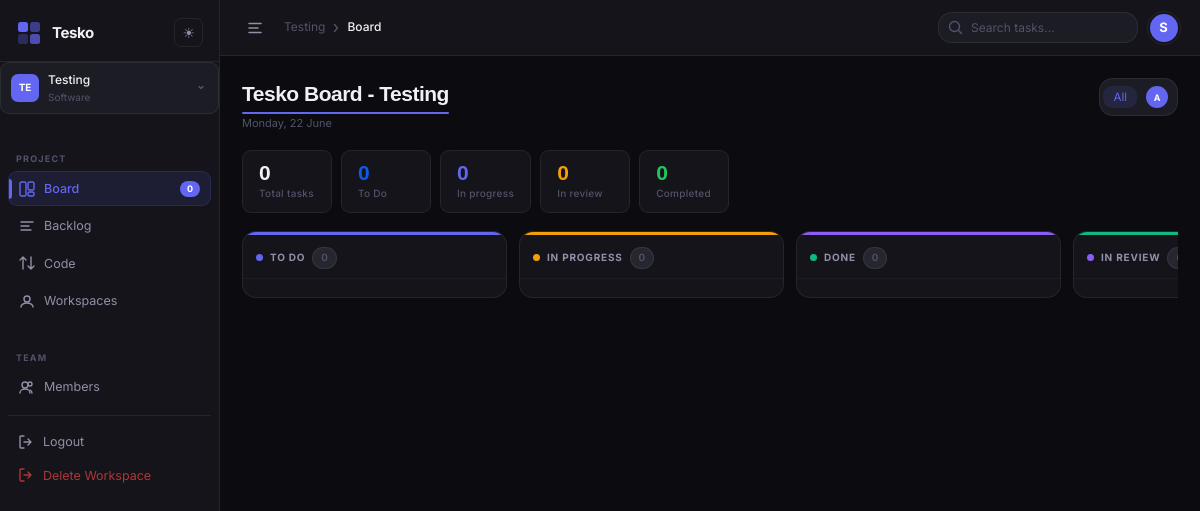
The page /app/ (signed in) on the database its author committed.
### projects/models.py (models this page shows, shortened)
class Workspace(models.Model):
    workspaceName = models.CharField(max_length=50)
    typeofspace = [
        ('software', 'Software'),
        ('design', 'Design'),
        ('marketing', 'Marketing'),
        ('personal', 'Personal')
    ]
    typeofws = models.CharField(choices=typeofspace, max_length=50, default='software')
    creator = models.ForeignKey(User, on_delete=models.CASCADE, related_name='created_workspaces', null=True, blank=True)
    lead = models.ForeignKey(User, on_delete=models.SET_NULL, related_name='led_workspaces', null=True, blank=True)
    members = models.ManyToManyField(User, related_name='workspaces', blank=True)
    invite_code = models.CharField(max_length=8, unique=True, editable=False, blank=True)
    created_at = models.DateTimeField(auto_now_add=True, null=True)

### projects/views.py (the view, shortened to what this page needs)
# urls.py: path('app/', board_view, name='home'),
@login_required
def board_view(request):
    workspace = workspace_for_request(request)
    if not workspace:
        return redirect('onboard')
    create_form = CreateTaskForm(
        request.POST or None,
        workspace=workspace
    )
    users = workspace.members.all()
    tasks = createTask.objects.filter(workspace=workspace,in_backlog=False)
    Workspaces = workspaces_for_user(request.user)
    due_date = createTask.objects.filter(due_date__isnull=False)
    return render(request, 'home.html', {
        'workspace': workspace,
        'Workspaces': Workspaces,
        'create_form': create_form,
        'edit_form': EditTaskForm(workspace=workspace),
        'users': users,
        'todo_tasks': tasks.filter(status='todo'),
        'in_progress_tasks': tasks.filter(status='in_progress'),
        'done_tasks': tasks.filter(status='done'),
        'in_review_tasks': tasks.filter(status='in_review'),
        'total_tasks': tasks,
        'todo_count': tasks.filter(status='todo').count(),
        'in_progress_count': tasks.filter(status='in_progress').count(),
        'done_count': tasks.filter(status='done').count(),
        'in_review_count': tasks.filter(status='in_review').count(),
        'due_date':due_date,
        'can_manage_workspace': can_manage_workspace(request.user, workspace),
        'can_set_lead': is_workspace_creator(request.user, workspace),
        'can_manage_workspace': can_manage_workspace(request.user, workspace),
    })

### projects/forms.py
class CreateTaskForm(forms.ModelForm):
    class Meta:
        model = createTask
        exclude = ['workspace']
    def __init__(self, *args, workspace=None, **kwargs):
        super().__init__(*args, **kwargs)
        if workspace:
            self.fields['assignee'].queryset = workspace.members.all()
        else:
            self.fields['assignee'].queryset = User.objects.filter(is_active=True)
        self.fields['assignee'].label_from_instance = lambda obj: f"{obj.first_name or obj.username} ({(obj.first_name or obj.username)[:1]})"

class EditTaskForm(forms.ModelForm):
    class Meta:
        model = createTask
        fields = ['title', 'status', 'type', 'priority', 'assignee', 'description', 'due_date', 'estimate']
        widgets = {
            'status': forms.Select(attrs={
                'class': 'modal-select'
            }),
            'type': forms.Select(attrs={
                'class': 'modal-select'
            }),
            'assignee': forms.Select(attrs={
                'class': 'modal-select'
            }),
            'description': forms.Textarea(attrs={
                'class': 'modal-textarea',
                'placeholder': 'Add a description...',
                'rows': 4
            }),
        }
    def __init__(self, *args, workspace=None, **kwargs):
        super().__init__(*args, **kwargs)
        if workspace:
            self.fields['assignee'].queryset = workspace.members.all()
        else:
            self.fields['assignee'].queryset = User.objects.filter(is_active=True)
        self.fields['assignee'].label_from_instance = lambda obj: f"{obj.first_name or obj.username} ({(obj.first_name or obj.username)[:1]})"

### projects/context_processors.py (called while the page is built)
def is_superior_user(user):
    return user.is_authenticated and (user.is_staff or user.is_superuser)

def current_workspace(request):
    if not request.user.is_authenticated:
        return {}
    workspace_id = request.session.get('workspace_id')
    workspace = None
    if workspace_id:
        try:
            if is_superior_user(request.user):
                workspace = Workspace.objects.get(id=workspace_id)
            else:
                workspace = Workspace.objects.get(id=workspace_id, members=request.user)
        except Workspace.DoesNotExist:
            request.session.pop('workspace_id', None)
    return {'current_workspace': workspace}

### projects/views.py (called while the page is built)
def is_superior_user(user):
    return user.is_authenticated and (user.is_staff or user.is_superuser)

### projects/templates/home.html (shortened to what this page needs)
{% load static %}
<!DOCTYPE html>
<html lang="en">
<head>
<link rel="stylesheet" href="{% static 'css/home.css' %}">
</head>
<body>
<div class="app-shell">
  <aside class="sidebar" id="sidebar">
    <div class="brand">
        <div class="brand-icon">
        </div>
        <div class="brand-right">
            <span class="brand-name">Tesko</span>
            <button class="theme-icon-btn" onclick="toggleTheme()" id="themeBtn"></button>
        </div>
    </div>
    <div class="ws-wrapper">
    <div class="workspace-pill" id="wsPill">
        <div class="ws-icon">
            {{ workspace.workspaceName|slice:":2"|upper }}
        </div>
        <div class="ws-meta">
            <span class="ws-name">{{ workspace.workspaceName }}</span>
            <span class="ws-type">{{ workspace.get_typeofws_display }}</span>
        </div>
        <svg class="ws-chevron" width="14" height="14" viewBox="0 0 14 14" fill="none">
            <path d="M5 5.5L7 7.5L9 5.5" stroke="currentColor" stroke-width="1.5" stroke-linecap="round"/>
        </svg>
    </div>
    <nav class="sidebar-nav">
      <div class="nav-section-label">PROJECT</div>
      <a class="nav-item active">
        Board
        <span class="nav-badge">{{total_tasks.count}}</span>
      </a>
      <a href="{% url 'backlog' %}" class="nav-item">
        <svg width="16" height="16" viewBox="0 0 16 16" fill="none"><path d="M2 4h12M2 8h8M2 12h10" stroke="currentColor" stroke-width="1.4" stroke-linecap="round"/></svg>
        Backlog
      </a>
      <a href="{%url 'code' %}" class="nav-item">
        <svg width="16" height="16" viewBox="0 0 16 16" fill="none"><path d="M4 2v12M4 2l3 3M4 2L1 5M12 14V2M12 14l-3-3M12 14l3-3" stroke="currentColor" stroke-width="1.4" stroke-linecap="round" stroke-linejoin="round"/></svg>
        Code
      </a>
      <a href="{% url 'onboard' %}" class="nav-item">
        <svg width="16" height="16" viewBox="0 0 16 16" fill="none"><circle cx="8" cy="6" r="3" stroke="currentColor" stroke-width="1.4"/><path d="M2 14c0-2.2 2.7-4 6-4s6 1.8 6 4" stroke="currentColor" stroke-width="1.4" stroke-linecap="round"/></svg>
        Workspaces
      </a>
      <div class="nav-section-label" style="margin-top:20px">TEAM</div>
      <a href="{%url 'members' %}" class="nav-item">
        Members
      </a>
      <div class="nav-divider"></div>
      {% if request.user.is_authenticated %}
      <a href="{% url 'logout' %}" class="nav-item nav-logout">
        <svg width="16" height="16" viewBox="0 0 16 16" fill="none"><path d="M6 2H3a1 1 0 00-1 1v10a1 1 0 001 1h3M10 11l3-3-3-3M13 8H6" stroke="currentColor" stroke-width="1.4" stroke-linecap="round" stroke-linejoin="round"/></svg>
        Logout
      </a>
      {% if can_set_lead %}
        <form method="POST" action="{% url 'delete_workspace' workspace.id %}" class="nav-logout-form">
          <button type="submit" class="nav-item nav-delete">
            <svg width="16" height="16" viewBox="0 0 16 16" fill="none">
              <path d="M6 2H3a1 1 0 00-1 1v10a1 1 0 001 1h3M10 11l3-3-3-3M13 8H6" stroke="currentColor" stroke-width="1.4" stroke-linecap="round" stroke-linejoin="round"/>
            </svg>
            Delete Workspace</button>
        </form>
      {% endif %}
      {% endif %}
    </nav>
  </aside>
  <div class="main-wrap">
    <header class="topbar">
      <button class="sidebar-toggle" id="sidebarToggle" aria-label="Toggle Sidebar" onclick="document.getElementById('sidebar').classList.toggle('collapsed')">
        <svg width="18" height="18" viewBox="0 0 24 24" fill="none">
          <path d="M4 6H20M4 12H16M4 18H20"
                stroke="currentColor"
                stroke-width="2"
                stroke-linecap="round"/>
        </svg>
      </button>
      <div class="breadcrumbs">
        <span>{{ workspace.workspaceName }}</span>
        <svg width="12" height="12" viewBox="0 0 12 12" fill="none"><path d="M4.5 2.5L7.5 6 4.5 9.5" stroke="currentColor" stroke-width="1.4" stroke-linecap="round"/></svg>
        <span class="bc-active">Board</span>
      </div>
      <div class="topbar-right">
        <div class="search-wrap">
          <input type="text" class="search-input" placeholder="Search tasks…" id="searchInput" oninput="filterCards(this.value)">
        </div>
        {% if request.user.is_authenticated %}
          <div class="avatar-group" style="position: relative;">
            <div class="profile-logo" id="avatarBtn" style="cursor: pointer;">
              <a href="{% url 'profile' %}" style="color: inherit; text-decoration: none;">{{ request.user.username|slice:":1"|upper }}</a>
            </div>
          </div>
        {% endif %}
      </div>
    </header>
    <main class="board-main">
      <div class="board-head">
      <div>
        <h1 class="board-title">Tesko Board - {{ workspace.workspaceName|title }}</h1>
        <p class="board-subtitle">
          {% now "l, d F" %}
        </p>
      </div>
      <div class="board-head-actions">
        <div class="filter-group">
          <button class="filter-btn active-filter"
                  data-tooltip="All Members"
                  onclick="filterByAssignee(event,'all','All Members')">All</button>
          {% for user in users %}
            {% if forloop.counter <= 3 %}
              <button class="filter-btn av-btn"
                      data-tooltip="{{ user.get_full_name|default:user.username }}"
                      onclick="filterByAssignee(event,'{{ user.id }}','{{ user.get_full_name|default:user.username }}')">
                <span class="av-mini">{{ user.username|slice:':1'|upper }}</span>
              </button>
            {% endif %}
          {% endfor %}
        </div>
      </div>
    </div>
      <div class="stats-row">
        <div class="stat-card">
          <span class="stat-val count-total">{{ total_tasks|length }}</span>
          <span class="stat-label">Total tasks</span>
        </div>
        <div class="stat-card">
          <span class="stat-val count-todo" style="color:#0f59eb">{{ todo_count }}</span>
          <span class="stat-label">To Do</span>
        </div>
        <div class="stat-card">
          <span class="stat-val count-progress" style="color:var(--accent)">{{ in_progress_count }}</span>
          <span class="stat-label">In progress</span>
        </div>
        <div class="stat-card">
          <span class="stat-val count-review" style="color:#f59e0b">{{in_review_count}}</span>
          <span class="stat-label">In review</span>
        </div>
        <div class="stat-card">
          <span class="stat-val count-done" style="color:#22c55e">{{done_count}}</span>
          <span class="stat-label">Completed</span>
        </div>
      </div>
      <div class="kanban-wrap" id="boardView">
        <div class="kanban-board" id="kanbanBoard">
          <div class="kanban-col" id="col-todo"
               ondragover="event.preventDefault()"
               {% if can_manage_workspace %}ondrop="drop(event,'todo')"{% endif %}>
            <div class="col-header">
              <div class="col-header-left">
                <span class="col-dot dot-todo"></span>
                <span class="col-title">To Do</span>
                <span class="col-count badge-todo" id="count-todo">{{ todo_tasks|length }}</span>
              </div>
            </div>
            <div class="col-cards" id="cards-todo">
            </div>
          </div>
          <div class="kanban-col col-inprogress" id="col-inprogress"
               ondragover="event.preventDefault()"
               {% if can_manage_workspace %}ondrop="drop(event,'in_progress')"{% endif %}>
            <div class="col-header">
              <div class="col-header-left">
                <span class="col-dot dot-inprogress"></span>
                <span class="col-title">In Progress</span>
                <span class="col-count badge-progress" id="count-inprogress">{{ in_progress_tasks|length }}</span>
              </div>
            </div>
            <div class="col-cards" id="cards-inprogress">
            </div>
          </div>
          <div class="kanban-col" id="col-done"
               ondragover="event.preventDefault()"
               {% if can_manage_workspace %}ondrop="drop(event,'done')"{% endif %}>
            <div class="col-header">
              <div class="col-header-left">
                <span class="col-dot dot-done"></span>
                <span class="col-title">Done</span>
                <span class="col-count badge-done" id="count-done">{{ done_tasks|length }}</span>
              </div>
            </div>
            <div class="col-cards" id="cards-done">
            </div>
          </div>
          <div class="kanban-col" id="col-inreview"
               ondragover="event.preventDefault()"
               {% if can_manage_workspace %}ondrop="drop(event,'in_review')"{% endif %}>
            <div class="col-header">
              <div class="col-header-left">
                <span class="col-dot dot-inreview"></span>
                <span class="col-title">In Review</span>
                <span class="col-count badge-review">{{ in_review_tasks|length }}</span>
              </div>
            </div>
            <div class="col-cards" id="cards-inreview">
            </div>
          </div>
        </div>
      </div>
    </main>
  </div>
</div>
</body>
</html>

### projects/templates/home.html (style rules this page uses)
* { font-family: 'Inter', sans-serif; }

### rows shown on the page
Workspace: workspaceName "TE", workspaceName "Testing", typeofws "Software"

### other values the page prints
{{ total_tasks.count }} "0"
{{ request.user.username|slice:":1"|upper }} "S"
{{ user.username|slice:':1'|upper }} "A"
{{ total_tasks|length }} "0"
{{ todo_count }} "0"
{{ in_progress_count }} "0"
{{ in_review_count }} "0"
{{ done_count }} "0"
{{ todo_tasks|length }} "0"
{{ in_progress_tasks|length }} "0"
{{ done_tasks|length }} "0"
